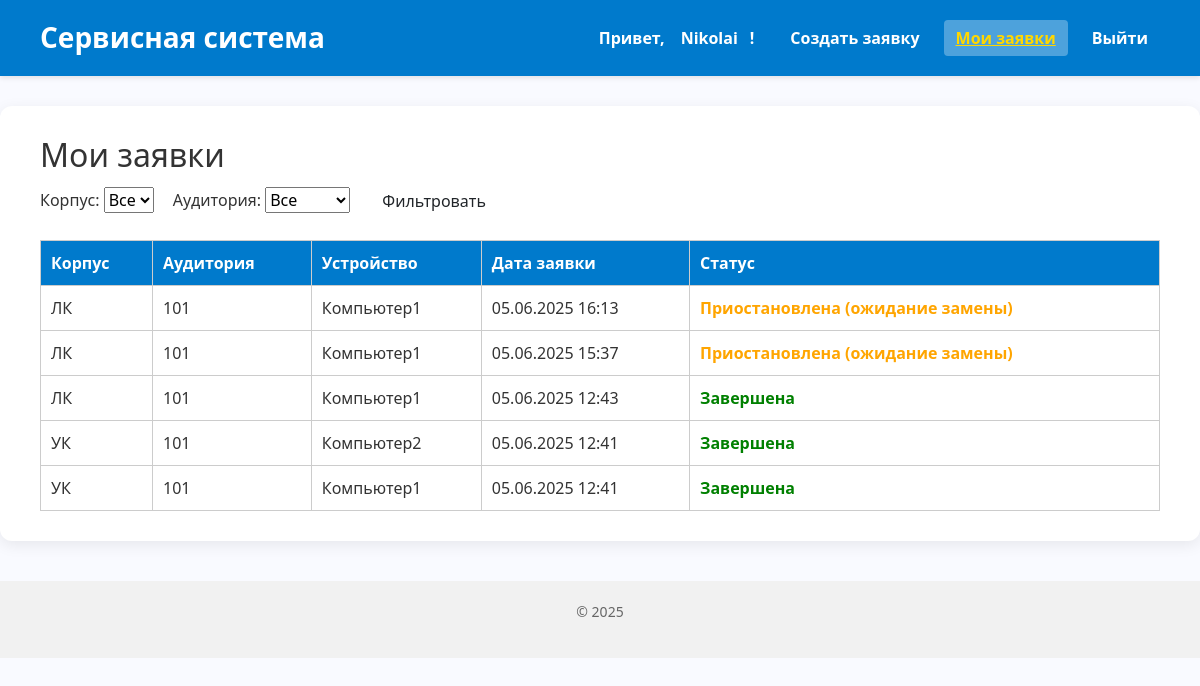
The app's page /my-requests/ (signed in), older data.
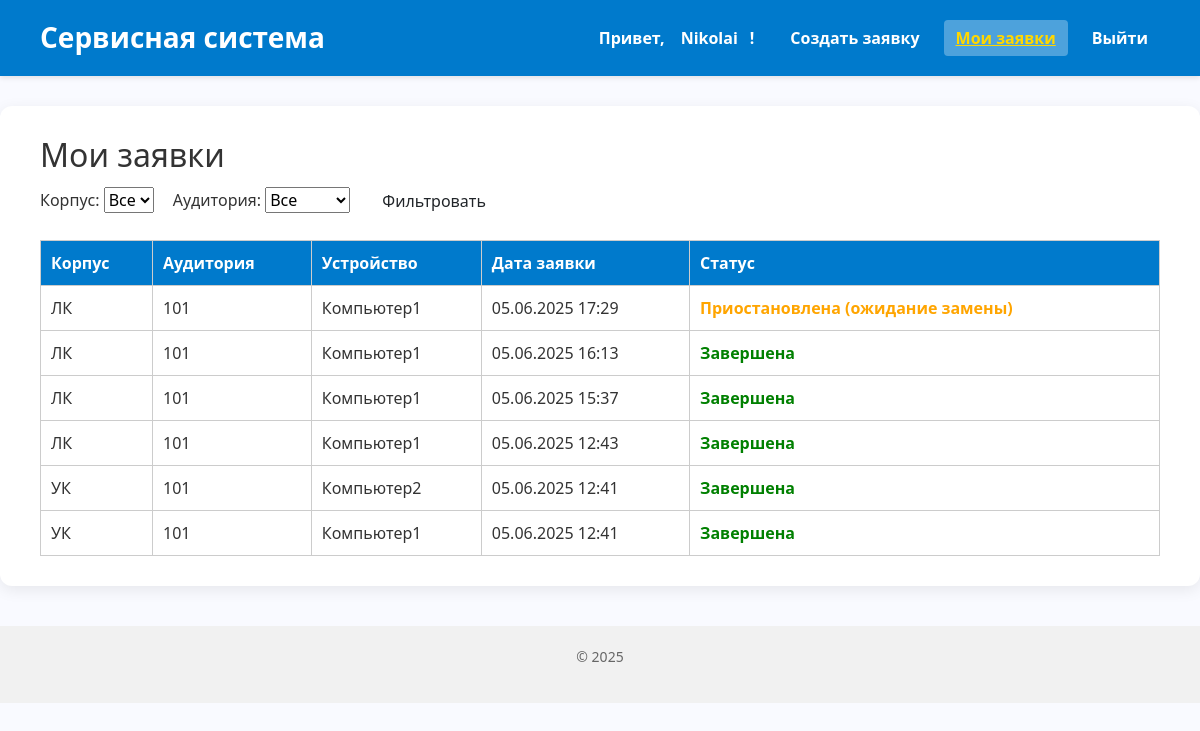
The same page, newer data.
### core/models.py (models this page shows, shortened)
class User(AbstractUser):
    ROLE_CHOICES = [
        ('admin', 'Администратор'),
        ('engineer', 'Инженер'),
        ('teacher', 'Преподаватель'),
    ]
    role = models.CharField(max_length=20, choices=ROLE_CHOICES, blank=True, null=True)

class ServiceRequest(models.Model):
    device = models.ForeignKey(Device, on_delete=models.CASCADE, related_name='service_requests', verbose_name="Устройство")
    created_by = models.ForeignKey(
        settings.AUTH_USER_MODEL, on_delete=models.SET_NULL,
        null=True, related_name='requests_created', verbose_name="Создал"
    )
    assigned_engineer = models.ForeignKey(
        settings.AUTH_USER_MODEL, on_delete=models.SET_NULL,
        null=True, blank=True, related_name='assigned_requests', verbose_name="Инженер"
    )
    created_at = models.DateTimeField("Дата создания", auto_now_add=True)
    description = models.TextField("Описание проблемы")
    is_completed = models.BooleanField("Завершено", default=False)
    requires_replacement = models.BooleanField("Требуется замена", default=False)
    is_paused = models.BooleanField("Приостановлена (ожидание замены)", default=False)
    replacement_requested = models.BooleanField("Запрос на замену оборудования", default=False)
    class Meta:
        verbose_name = "Заявка на обслуживание"
        verbose_name_plural = "Заявки на обслуживание"
    @property
    def status(self):
        if self.is_completed:
            return "Завершена"
        if self.is_paused:
            return "Приостановлена (ожидание замены)"
        return "В процессе"

class Device(models.Model):
    cabinet = models.ForeignKey(Cabinet, on_delete=models.CASCADE, related_name='devices', verbose_name="Кабинет")
    name = models.CharField("Название устройства", max_length=100)
    serial_number = models.CharField("Серийный номер", max_length=100, unique=True)
    purchase_date = models.DateField("Дата покупки")
    cost = models.DecimalField("Стоимость", max_digits=10, decimal_places=2)
    class Meta:
        verbose_name = "Устройство"
        verbose_name_plural = "Устройства"

class Cabinet(models.Model):
    number = models.CharField("Номер кабинета", max_length=10)
    building = models.CharField("Корпус", max_length=50)
    class Meta:
        verbose_name = "Кабинет"
        verbose_name_plural = "Кабинеты"

### core/views.py (the view)
# urls.py: path('my-requests/', views.my_requests, name='my_requests'),
@login_required
@teacher_required
def my_requests(request):
    qs = ServiceRequest.objects.filter(created_by=request.user).select_related('device__cabinet').order_by('-created_at')
    building = request.GET.get('building')
    cabinet_id = request.GET.get('cabinet')
    if building:
        qs = qs.filter(device__cabinet__building=building)
    if cabinet_id:
        qs = qs.filter(device__cabinet__id=cabinet_id)
    buildings = Cabinet.objects.values_list('building', flat=True).distinct()
    cabinets = Cabinet.objects.all()
    return render(request, 'core/teacher/my_requests.html', {
        'requests': qs,
        'buildings': buildings,
        'cabinets': cabinets,
        'selected_building': building,
        'selected_cabinet': cabinet_id,
        'user_name': request.user.username,
    })

### core/templates/core/teacher/my_requests.html (shortened to what this page needs)
{% extends 'base.html' %}
{% block content %}
  <h2>Мои заявки</h2>
  <form method="get" style="margin-bottom: 20px;">
    <label style="margin-right: 15px;">
      Корпус:
      <select name="building">
        <option value="">Все</option>
      </select>
    </label>
    <label style="margin-right: 15px;">
      Аудитория:
      <select name="cabinet">
        <option value="">Все</option>
      </select>
    </label>
    <button type="submit" class="btn">Фильтровать</button>
  </form>
  {% if requests %}
    <table style="width: 100%; border-collapse: collapse; border: 1px solid #ccc;">
      <thead>
        <tr style="background-color: #007acc; color: white;">
          <th style="padding: 10px; border: 1px solid #ccc; text-align: left;">Корпус</th>
          <th style="padding: 10px; border: 1px solid #ccc; text-align: left;">Аудитория</th>
          <th style="padding: 10px; border: 1px solid #ccc; text-align: left;">Устройство</th>
          <th style="padding: 10px; border: 1px solid #ccc; text-align: left;">Дата заявки</th>
          <th style="padding: 10px; border: 1px solid #ccc; text-align: left;">Статус</th>
        </tr>
      </thead>
      <tbody>
        {% for req in requests %}
          <tr>
            <td style="padding: 10px; border: 1px solid #ccc;">{{ req.device.cabinet.building }}</td>
            <td style="padding: 10px; border: 1px solid #ccc;">{{ req.device.cabinet.number }}</td>
            <td style="padding: 10px; border: 1px solid #ccc;">{{ req.device.name }}</td>
            <td style="padding: 10px; border: 1px solid #ccc;">{{ req.created_at|date:"d.m.Y H:i" }}</td>
            <td style="padding: 10px; border: 1px solid #ccc; font-weight: 600; color: {% if req.is_completed %}green{% else %}orange{% endif %};">
              {{ req.status }}
            </td>
          </tr>
        {% endfor %}
      </tbody>
    </table>
  {% else %}
    <p>У вас пока нет заявок.</p>
  {% endif %}
{% endblock %}

### core/templates/base.html (shortened to what this page needs)
<!DOCTYPE html>
<html lang="ru">
<head>
    <link href="https://cdn.jsdelivr.net/npm/bootstrap@5.3.0/dist/css/bootstrap.min.css" rel="stylesheet">
</head>
<body>
  <header>
    <h1>Сервисная система</h1>
    <nav>
      {% if user.is_authenticated %}
        <span>Привет, <a href="{% url 'profile' %}">{{ user.username }}</a>!</span>
        {% if user.role == 'teacher' %}
          <a href="{% url 'create_request' %}" class="{% if request.path == '/create-request/' %}active{% endif %}">Создать заявку</a>
          <a href="{% url 'my_requests' %}" class="{% if request.path == '/my-requests/' %}active{% endif %}">Мои заявки</a>
        {% elif user.role == 'engineer' %}
          <a href="{% url 'all_active_requests' %}" class="{% if request.path == '/engineer/all-active/' %}active{% endif %}">Все заявки</a>
          <a href="{% url 'my_active_requests' %}" class="{% if request.path == '/engineer/my-active/' %}active{% endif %}">Мои заявки</a>
        {% elif user.role == 'admin' %}
          <a href="{% url 'admin_active_requests' %}" class="{% if request.path == '/dashboard/admin/active/' %}active{% endif %}">Активные</a>
          <a href="{% url 'admin_completed_requests' %}" class="{% if request.path == '/dashboard/admin/completed/' %}active{% endif %}">Завершённые</a>
        {% endif %}
        <form method="post" action="{% url 'logout' %}" class="logout-form">
          <button type="submit">Выйти</button>
        </form>
      {% else %}
        {% if request.path != '/login/' %}
          <a href="{% url 'login' %}">Войти</a>
        {% endif %}
      {% endif %}
    </nav>
  </header>
  <main>
    {% block content %}{% endblock %}
  </main>
  <footer>
    <p>© 2025</p>
  </footer>
</body>
</html>

### core/templates/base.html (style rules this page uses)
body { font-family: 'Segoe UI', Tahoma, Geneva, Verdana, sans-serif; background-color: #f9faff; margin: 0; padding: 0; color: #333; }
header { background-color: #007acc; color: white; padding: 20px 40px; box-shadow: 0 2px 5px rgba(0,0,0,0.1); display: flex; align-items: center; justify-content: space-between; }
header h1 { margin: 0; font-weight: 700; font-size: 28px; }
nav { display: flex; align-items: center; gap: 12px; }
nav a, nav span { color: white; font-weight: 600; text-decoration: none; padding: 6px 12px; border-radius: 4px; transition: background-color 0.3s ease; }
nav a.active { font-weight: 700; color: #ffd700; text-decoration: underline; background-color: rgba(255, 255, 255, 0.3); }
main { max-width: 1200px; margin: 30px auto; background-color: white; padding: 30px 40px; border-radius: 12px; box-shadow: 0 4px 15px rgba(0,0,0,0.08); }
footer { text-align: center; color: #666; padding: 20px 0; font-size: 14px; background-color: #f1f1f1; margin-top: 40px; }
form.logout-form { display: inline; }
form.logout-form button { background: none; border: none; color: white; cursor: pointer; padding: 6px 12px; font-weight: 600; font-size: 1em; border-radius: 4px; transition: background-color 0.3s ease; }

Row changes from the older to the newer data that the page shows:
added ServiceRequest: device.cabinet.building "ЛК", device.cabinet.number "101", device.name "Компьютер1", created_at "05.06.2025 17:29", status "Приостановлена (ожидание замены)"
changed ServiceRequest (number 2 of 6 on the later page): is_completed False → True (drawn); status "Приостановлена (ожидание замены)" → "Завершена"
changed ServiceRequest (number 3 of 6 on the later page): is_completed False → True (drawn); status "Приостановлена (ожидание замены)" → "Завершена"
